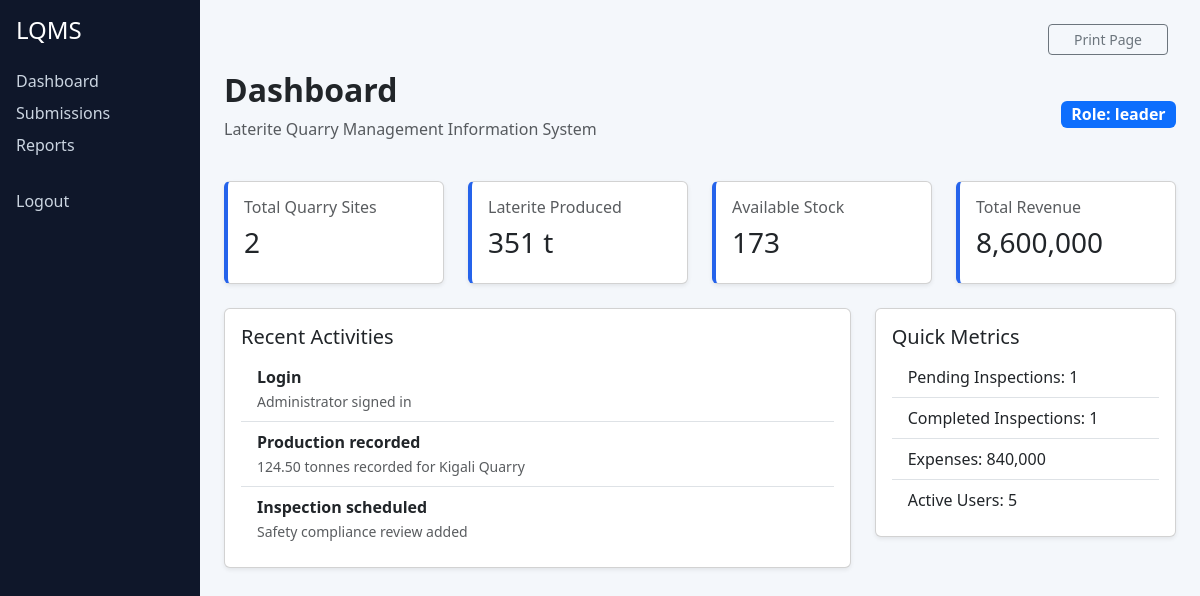
The app's page /dashboard (signed in) with its own data.
### tables this page shows
CREATE TABLE IF NOT EXISTS activities (
  id INT AUTO_INCREMENT PRIMARY KEY,
  title VARCHAR(255) NOT NULL,
  detail VARCHAR(255) DEFAULT NULL,
  created_at TIMESTAMP DEFAULT CURRENT_TIMESTAMP
);

### app/controllers/DashboardController.php (called while the page is built, shortened)
<?php
class DashboardController extends Controller {
    public function index(): void {
        $userModel = new User();
        $quarryModel = new Quarry();
        $productionModel = new Production();
        $stockModel = new Stock();
        $financeModel = new Finance();
        $inspectionModel = new Inspection();
        $activityModel = new Activity();
        $role = strtolower($_SESSION['role'] ?? 'quarry_officer');
        $data = [
            'stats' => [
                'quarries' => $quarryModel->count(),
                'production' => $productionModel->totalProduced(),
                'stock' => $stockModel->availableStock(),
                'revenue' => $financeModel->totalRevenue(),
                'expenses' => $financeModel->totalExpenses(),
                'pending_inspections' => $inspectionModel->pendingCount(),
                'completed_inspections' => $inspectionModel->completedCount(),
                'users' => $userModel->count(),
            ],
            'activities' => $activityModel->latest(),
            'role' => $_SESSION['role'] ?? 'quarry_officer',
        ];
        $this->view('dashboard/index', $data);
    }
}

### core/Model.php (called while the page is built, shortened)
<?php
class Model {
    public function __construct() {
        $this->db = getConnection();
    }
}

### config/database.php (called while the page is built)
<?php
function getConnection(): PDO {
    static $pdo = null;
    static $initialized = false;
    if ($pdo === null) {
        $user = getenv('DB_USER') ?: 'root';
        $password = getenv('DB_PASSWORD') ?: '';
        $host = getenv('DB_HOST') ?: '127.0.0.1';
        $port = getenv('DB_PORT') ?: '3306';
        $dbname = getenv('DB_NAME') ?: 'lqsmis';
        $options = [
            PDO::ATTR_ERRMODE => PDO::ERRMODE_EXCEPTION,
            PDO::ATTR_DEFAULT_FETCH_MODE => PDO::FETCH_ASSOC,
            PDO::ATTR_EMULATE_PREPARES => false,
        ];
        $baseDsn = "mysql:host={$host};port={$port};charset=utf8mb4";
        try {
            $pdo = new PDO($baseDsn, $user, $password, $options);
            try {
                $pdo->exec("CREATE DATABASE IF NOT EXISTS {$dbname} CHARACTER SET utf8mb4 COLLATE utf8mb4_unicode_ci");
            } catch (PDOException $inner) {
            }
            $pdo = new PDO("mysql:host={$host};port={$port};dbname={$dbname};charset=utf8mb4", $user, $password, $options);
        } catch (PDOException $e) {
            $msg = 'Could not connect to MySQL: ' . $e->getMessage() .
                "\nEnsure the database server is running and the environment variables DB_HOST, DB_PORT, DB_USER, DB_PASSWORD are set correctly.";
            throw new PDOException($msg, (int)$e->getCode());
        }
    }
    if (!$initialized) {
        $schema = file_get_contents(__DIR__ . '/../setup.sql');
        if ($schema !== false) {
            $pdo->exec($schema);
        }
        $initialized = true;
    }
    return $pdo;
}

### app/models/Activity.php (called while the page is built, shortened)
<?php
class Activity extends Model {
    public function latest(): array {
        $stmt = $this->db->query('SELECT * FROM activities ORDER BY created_at DESC LIMIT 8');
        return $stmt->fetchAll();
    }
}

### app/models/Quarry.php (called while the page is built, shortened)
<?php
class Quarry extends Model {
    public function count(): int {
        $stmt = $this->db->query('SELECT COUNT(*) as count FROM quarries');
        return (int)$stmt->fetch()['count'];
    }
}

### app/models/Production.php (called while the page is built, shortened)
<?php
class Production extends Model {
    public function totalProduced(): int {
        $stmt = $this->db->query('SELECT COALESCE(SUM(quantity_tonnes),0) as total FROM productions');
        return (int)$stmt->fetch()['total'];
    }
}

### app/models/Stock.php (called while the page is built, shortened)
<?php
class Stock extends Model {
    public function availableStock(): int {
        $stmt = $this->db->query('SELECT COALESCE(SUM(quantity_available),0) as total FROM stock_items');
        return (int)$stmt->fetch()['total'];
    }
}

### app/models/Finance.php (called while the page is built, shortened)
<?php
class Finance extends Model {
    public function totalRevenue(): int {
        $stmt = $this->db->query("SELECT COALESCE(SUM(amount),0) as total FROM financial_transactions WHERE type = 'income'");
        return (int)$stmt->fetch()['total'];
    }
    public function totalExpenses(): int {
        $stmt = $this->db->query("SELECT COALESCE(SUM(amount),0) as total FROM financial_transactions WHERE type = 'expense'");
        return (int)$stmt->fetch()['total'];
    }
}

### app/models/Inspection.php (called while the page is built, shortened)
<?php
class Inspection extends Model {
    public function pendingCount(): int {
        $stmt = $this->db->query("SELECT COUNT(*) as count FROM inspections WHERE status = 'pending'");
        return (int)$stmt->fetch()['count'];
    }
    public function completedCount(): int {
        $stmt = $this->db->query("SELECT COUNT(*) as count FROM inspections WHERE status = 'completed'");
        return (int)$stmt->fetch()['count'];
    }
}

### app/models/User.php (called while the page is built, shortened)
<?php
class User extends Model {
    public function count(): int {
        $stmt = $this->db->query('SELECT COUNT(*) as count FROM users');
        return (int)$stmt->fetch()['count'];
    }
}

### app/views/dashboard/index.php (the view)
<div class="d-flex justify-content-between align-items-center mb-4">
    <div>
        <h2 class="fw-bold"><?= (strtolower($role ?? '') === 'administrator') ? 'Admin Dashboard' : 'Dashboard' ?></h2>
        <p class="text-muted"><?= (strtolower($role ?? '') === 'administrator') ? 'System Console & Integrity Overview' : 'Laterite Quarry Management Information System' ?></p>
    </div>
    <span class="badge bg-primary fs-6">Role: <?= htmlspecialchars($role) ?></span>
</div>
<?php if (strtolower($role ?? '') === 'administrator'): ?>
<div class="row g-4 mb-4">
    <div class="col-md-3">
        <div class="card shadow-sm card-stat">
            <div class="card-body">
                <h6 class="text-muted">Total Registered Users</h6>
                <h3><?= number_format($adminStats['total_users_active'] ?? 0) ?> <small class="text-muted">(active)</small></h3>
                <?php if (!empty($adminStats['total_users_inactive'])): ?>
                    <small class="text-muted"><?= number_format($adminStats['total_users_inactive']) ?> inactive</small>
                <?php endif; ?>
            </div>
        </div>
    </div>
    <div class="col-md-3">
        <div class="card shadow-sm card-stat">
            <div class="card-body">
                <h6 class="text-muted">System Health Status</h6>
                <h3><?= (!empty($adminStats['db_ok']) ? 'OK' : 'DB ERROR') ?></h3>
                <small class="text-muted">Uptime: <?= isset($adminStats['uptime_seconds']) ? gmdate('H:i:s', (int)$adminStats['uptime_seconds']) : 'n/a' ?></small><br>
                <small class="text-muted">Last Backup: <?= htmlspecialchars($adminStats['last_backup'] ?? 'Never') ?></small>
            </div>
        </div>
    </div>
    <div class="col-md-3">
        <div class="card shadow-sm card-stat">
            <div class="card-body">
                <h6 class="text-muted">Backup Volume Usage</h6>
                <h3><?= isset($adminStats['backup_volume_bytes']) ? number_format($adminStats['backup_volume_bytes'] / 1024 / 1024, 2) . ' MB' : '0 MB' ?></h3>
                <small class="text-muted">Backups folder size</small>
            </div>
        </div>
    </div>
    <div class="col-md-3">
        <div class="card shadow-sm card-stat">
            <div class="card-body">
                <h6 class="text-muted">Daily System Activity</h6>
                <h3><?= number_format($adminStats['daily_activity_count'] ?? 0) ?></h3>
                <small class="text-muted">Operations logged today</small>
            </div>
        </div>
    </div>
</div>
<div class="row g-4">
    <div class="col-lg-8">
        <div class="card shadow-sm">
            <div class="card-body">
                <h5 class="card-title">Recent System Activities</h5>
                <ul class="list-group list-group-flush">
                    <?php foreach (($recentActivities ?? []) as $activity): ?>
                        <li class="list-group-item">
                            <strong><?= htmlspecialchars($activity['action'] ?? ($activity['title'] ?? '')) ?></strong>
                            <div><small class="text-muted"><?= htmlspecialchars($activity['user'] ?? ($activity['detail'] ?? '')) ?> - <?= htmlspecialchars($activity['created_at'] ?? '') ?></small></div>
                        </li>
                    <?php endforeach; ?>
                </ul>
            </div>
        </div>
    </div>
    <div class="col-lg-4">
        <div class="card shadow-sm">
            <div class="card-body">
                <h5 class="card-title">Quick Metrics</h5>
                <ul class="list-group list-group-flush">
                    <li class="list-group-item">Active Sessions: <?= number_format($quickMetrics['active_sessions'] ?? 0) ?></li>
                    <li class="list-group-item">Failed Login Attempts (week): <?= number_format($quickMetrics['failed_logins'] ?? 0) ?></li>
                    <li class="list-group-item">Pending Account Activations: <?= number_format($quickMetrics['pending_activations'] ?? 0) ?></li>
                </ul>
            </div>
        </div>
    </div>
</div>
<?php else: ?>
<div class="row g-4 mb-4">
    <div class="col-md-3">
        <div class="card shadow-sm card-stat">
            <div class="card-body">
                <h6 class="text-muted">Total Quarry Sites</h6>
                <h3><?= $stats['quarries'] ?></h3>
            </div>
        </div>
    </div>
    <div class="col-md-3">
        <div class="card shadow-sm card-stat">
            <div class="card-body">
                <h6 class="text-muted">Laterite Produced</h6>
                <h3><?= $stats['production'] ?> t</h3>
            </div>
        </div>
    </div>
    <div class="col-md-3">
        <div class="card shadow-sm card-stat">
            <div class="card-body">
                <h6 class="text-muted">Available Stock</h6>
                <h3><?= $stats['stock'] ?></h3>
            </div>
        </div>
    </div>
    <div class="col-md-3">
        <div class="card shadow-sm card-stat">
            <div class="card-body">
                <h6 class="text-muted">Total Revenue</h6>
                <h3><?= number_format($stats['revenue']) ?></h3>
            </div>
        </div>
    </div>
</div>
<div class="row g-4">
    <div class="col-lg-8">
        <div class="card shadow-sm">
            <div class="card-body">
                <h5 class="card-title">Recent Activities</h5>
                <ul class="list-group list-group-flush">
                    <?php foreach ($activities as $activity): ?>
                        <li class="list-group-item">
                            <strong><?= htmlspecialchars($activity['title']) ?></strong><br>
                            <small class="text-muted"><?= htmlspecialchars($activity['detail']) ?></small>
                        </li>
                    <?php endforeach; ?>
                </ul>
            </div>
        </div>
    </div>
    <div class="col-lg-4">
        <div class="card shadow-sm">
            <div class="card-body">
                <h5 class="card-title">Quick Metrics</h5>
                <ul class="list-group list-group-flush">
                    <li class="list-group-item">Pending Inspections: <?= $stats['pending_inspections'] ?></li>
                    <li class="list-group-item">Completed Inspections: <?= $stats['completed_inspections'] ?></li>
                    <li class="list-group-item">Expenses: <?= number_format($stats['expenses']) ?></li>
                    <li class="list-group-item">Active Users: <?= $stats['users'] ?></li>
                </ul>
            </div>
        </div>
    </div>
</div>
<?php endif; ?>

### app/views/layout.php (style rules this page uses)
body { background: #f4f7fb; }
.card-stat { border-left: 4px solid #2563eb; }

### records on screen
activities: title "Login", detail "Administrator signed in"
activities: title "Production recorded", detail "124.50 tonnes recorded for Kigali Quarry"
activities: title "Inspection scheduled", detail "Safety compliance review added"

### other values on screen
$item['label'] "Dashboard"
$item['label'] "Submissions"
$item['label'] "Reports"
$role "leader"
$stats['quarries'] "2"
$stats['production'] "351"
$stats['stock'] "173"
$stats['revenue'] "8,600,000"
$stats['pending_inspections'] "1"
$stats['completed_inspections'] "1"
$stats['expenses'] "840,000"
$stats['users'] "5"
